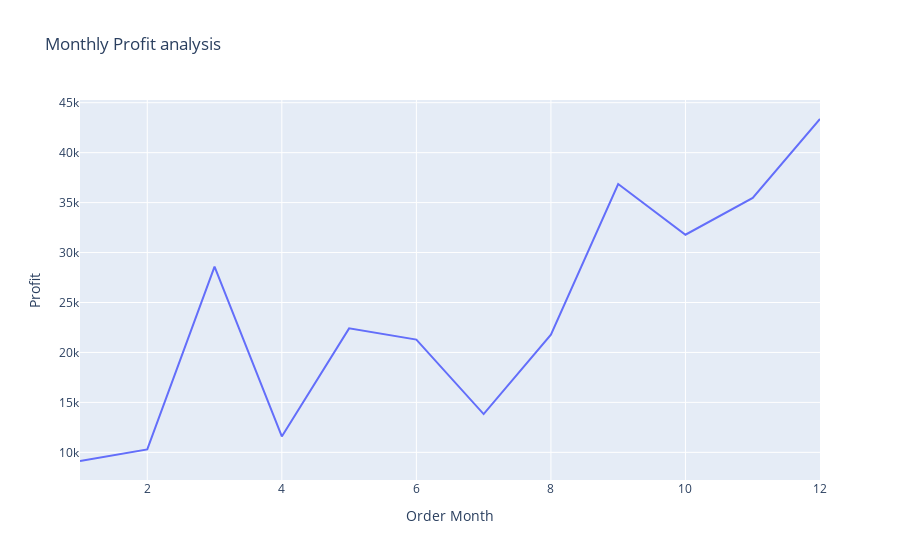

Notebook cell for this chart:
### Code cell
fig

### Figure 1 — Plotly figure (JSON) as saved in the notebook; plotly's stock layout.template omitted (floating-point values rounded to 4 significant figures)
{"data": [{"hovertemplate": "Order Month=%{x}<br>Profit=%{y}<extra></extra>", "legendgroup": "", "line": {"color": "#636efa", "dash": "solid"}, "marker": {"symbol": "circle"}, "mode": "lines", "name": "", "orientation": "v", "showlegend": false, "type": "scatter", "x": [1, 2, 3, 4, 5, 6, 7, 8, 9, 10, 11, 12], "xaxis": "x", "y": [9134.0, 10290.0, 28590.0, 11590.0, 22410.0, 21290.0, 13830.0, 21780.0, 36860.0, 31780.0, 35470.0, 43370.0], "yaxis": "y"}], "layout": {"legend": {"tracegroupgap": 0}, "title": {"text": "Monthly Profit analysis"}, "xaxis": {"anchor": "y", "domain": [0, 1], "title": {"text": "Order Month"}}, "yaxis": {"anchor": "x", "domain": [0, 1], "title": {"text": "Profit"}}}}
